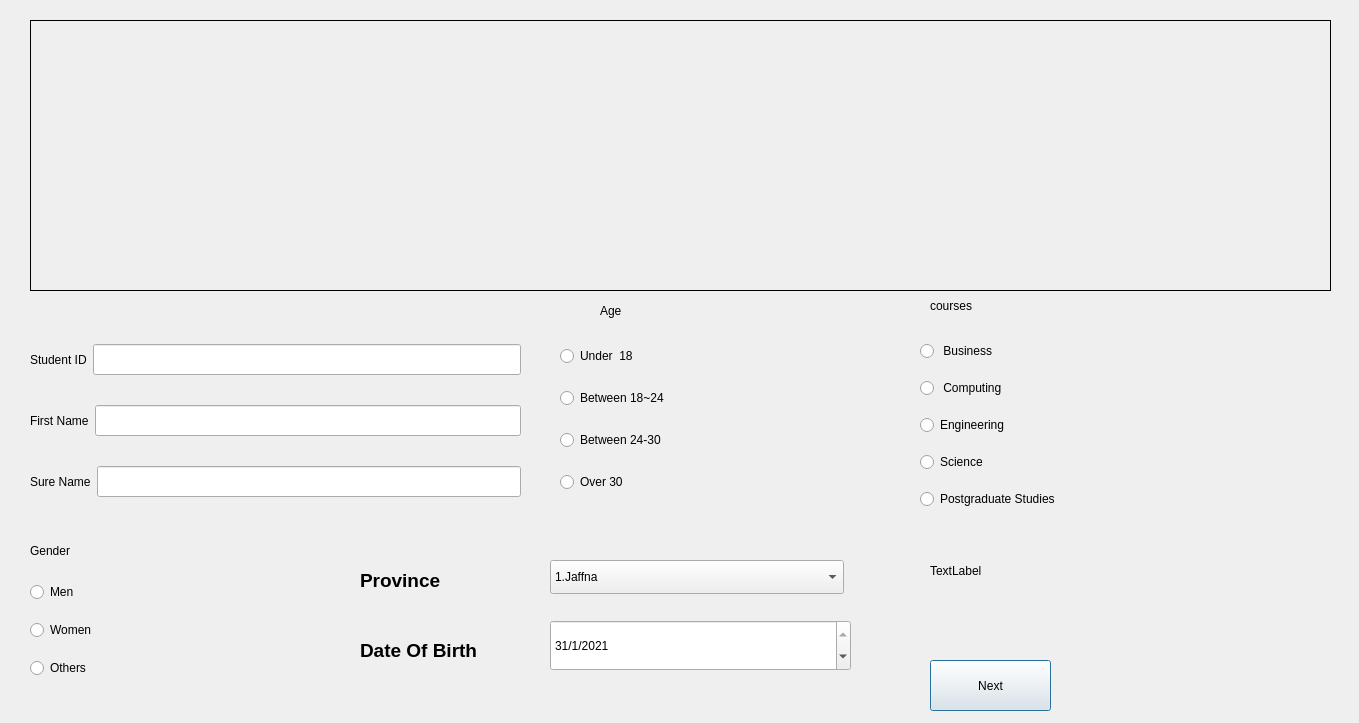
<?xml version="1.0" encoding="UTF-8"?>
<ui version="4.0">
 <class>UserDialog1</class>
 <widget class="QDialog" name="UserDialog1">
  <property name="geometry">
   <rect>
    <x>0</x>
    <y>0</y>
    <width>1359</width>
    <height>723</height>
   </rect>
  </property>
  <property name="sizePolicy">
   <sizepolicy hsizetype="Minimum" vsizetype="Minimum">
    <horstretch>0</horstretch>
    <verstretch>0</verstretch>
   </sizepolicy>
  </property>
  <property name="maximumSize">
   <size>
    <width>16777215</width>
    <height>16777215</height>
   </size>
  </property>
  <property name="windowTitle">
   <string>Dialog</string>
  </property>
  <property name="layoutDirection">
   <enum>Qt::LeftToRight</enum>
  </property>
  <widget class="QLabel" name="label_chooseVaccine">
   <property name="geometry">
    <rect>
     <x>30</x>
     <y>20</y>
     <width>1301</width>
     <height>271</height>
    </rect>
   </property>
   <property name="contextMenuPolicy">
    <enum>Qt::NoContextMenu</enum>
   </property>
   <property name="autoFillBackground">
    <bool>false</bool>
   </property>
   <property name="frameShape">
    <enum>QFrame::Box</enum>
   </property>
   <property name="text">
    <string/>
   </property>
   <property name="textFormat">
    <enum>Qt::AutoText</enum>
   </property>
   <property name="pixmap">
    <pixmap resource="Resource.qrc">:/img/sms.png</pixmap>
   </property>
  </widget>
  <widget class="QPushButton" name="pushButton_userNextPage">
   <property name="geometry">
    <rect>
     <x>930</x>
     <y>660</y>
     <width>121</width>
     <height>51</height>
    </rect>
   </property>
   <property name="styleSheet">
    <string notr="true">font: 75 14pt &quot;MS Shell Dlg 2&quot;;</string>
   </property>
   <property name="text">
    <string>Next</string>
   </property>
  </widget>
  <widget class="QLabel" name="label_userP1">
   <property name="geometry">
    <rect>
     <x>930</x>
     <y>550</y>
     <width>421</width>
     <height>41</height>
    </rect>
   </property>
   <property name="styleSheet">
    <string notr="true">font: 75 12pt &quot;MS Shell Dlg 2&quot;;</string>
   </property>
   <property name="text">
    <string>TextLabel</string>
   </property>
  </widget>
  <widget class="QComboBox" name="comboBox_Province">
   <property name="geometry">
    <rect>
     <x>550</x>
     <y>560</y>
     <width>294</width>
     <height>34</height>
    </rect>
   </property>
   <property name="maximumSize">
    <size>
     <width>294</width>
     <height>41</height>
    </size>
   </property>
   <property name="styleSheet">
    <string notr="true">font: 75 12pt &quot;MS Shell Dlg 2&quot;;
font: 75 14pt &quot;MS Shell Dlg 2&quot;;</string>
   </property>
   <property name="sizeAdjustPolicy">
    <enum>QComboBox::AdjustToContentsOnFirstShow</enum>
   </property>
   <item>
    <property name="text">
     <string>1.Jaffna</string>
    </property>
   </item>
   <item>
    <property name="text">
     <string>2.Kurunegala</string>
    </property>
   </item>
   <item>
    <property name="text">
     <string>3.Colombo</string>
    </property>
   </item>
   <item>
    <property name="text">
     <string>4.Anuradhapura</string>
    </property>
   </item>
   <item>
    <property name="text">
     <string>5.Kandy</string>
    </property>
   </item>
   <item>
    <property name="text">
     <string>6.Ratnapura</string>
    </property>
   </item>
   <item>
    <property name="text">
     <string>7.Trincomalee</string>
    </property>
   </item>
   <item>
    <property name="text">
     <string>8.Badulla</string>
    </property>
   </item>
   <item>
    <property name="text">
     <string>9.Galle</string>
    </property>
   </item>
  </widget>
  <widget class="QDateEdit" name="dateEdit">
   <property name="geometry">
    <rect>
     <x>550</x>
     <y>620</y>
     <width>301</width>
     <height>51</height>
    </rect>
   </property>
   <property name="whatsThis">
    <string>&lt;html&gt;&lt;head/&gt;&lt;body&gt;&lt;p&gt;&lt;br/&gt;&lt;/p&gt;&lt;/body&gt;&lt;/html&gt;</string>
   </property>
   <property name="layoutDirection">
    <enum>Qt::LeftToRight</enum>
   </property>
   <property name="autoFillBackground">
    <bool>true</bool>
   </property>
   <property name="styleSheet">
    <string notr="true">font: 75 14pt &quot;MS Shell Dlg 2&quot;;</string>
   </property>
   <property name="frame">
    <bool>true</bool>
   </property>
   <property name="keyboardTracking">
    <bool>true</bool>
   </property>
   <property name="time">
    <time>
     <hour>0</hour>
     <minute>0</minute>
     <second>0</second>
    </time>
   </property>
   <property name="minimumDateTime">
    <datetime>
     <hour>0</hour>
     <minute>0</minute>
     <second>0</second>
     <year>1900</year>
     <month>1</month>
     <day>1</day>
    </datetime>
   </property>
   <property name="maximumDate">
    <date>
     <year>2022</year>
     <month>12</month>
     <day>31</day>
    </date>
   </property>
   <property name="minimumDate">
    <date>
     <year>1900</year>
     <month>1</month>
     <day>1</day>
    </date>
   </property>
   <property name="minimumTime">
    <time>
     <hour>0</hour>
     <minute>0</minute>
     <second>0</second>
    </time>
   </property>
   <property name="currentSection">
    <enum>QDateTimeEdit::DaySection</enum>
   </property>
   <property name="displayFormat">
    <string>d/M/yyyy</string>
   </property>
   <property name="date">
    <date>
     <year>2021</year>
     <month>1</month>
     <day>31</day>
    </date>
   </property>
  </widget>
  <widget class="QWidget" name="layoutWidget">
   <property name="geometry">
    <rect>
     <x>920</x>
     <y>330</y>
     <width>471</width>
     <height>190</height>
    </rect>
   </property>
   <layout class="QVBoxLayout" name="verticalLayout_3">
    <item>
     <widget class="QRadioButton" name="radioButton_Business">
      <property name="styleSheet">
       <string notr="true">font: 75 14pt &quot;MS Shell Dlg 2&quot;;</string>
      </property>
      <property name="text">
       <string> Business</string>
      </property>
     </widget>
    </item>
    <item>
     <widget class="QRadioButton" name="radioButton_Computing">
      <property name="styleSheet">
       <string notr="true">font: 75 14pt &quot;MS Shell Dlg 2&quot;;</string>
      </property>
      <property name="text">
       <string> Computing</string>
      </property>
     </widget>
    </item>
    <item>
     <widget class="QRadioButton" name="radioButton_Engineering">
      <property name="styleSheet">
       <string notr="true">font: 75 14pt &quot;MS Shell Dlg 2&quot;;</string>
      </property>
      <property name="text">
       <string>Engineering</string>
      </property>
     </widget>
    </item>
    <item>
     <widget class="QRadioButton" name="radioButton_Science">
      <property name="styleSheet">
       <string notr="true">font: 75 14pt &quot;MS Shell Dlg 2&quot;;</string>
      </property>
      <property name="text">
       <string>Science</string>
      </property>
     </widget>
    </item>
    <item>
     <widget class="QRadioButton" name="radioButton_Postgraduate">
      <property name="styleSheet">
       <string notr="true">font: 75 14pt &quot;MS Shell Dlg 2&quot;;</string>
      </property>
      <property name="text">
       <string>Postgraduate Studies</string>
      </property>
     </widget>
    </item>
   </layout>
  </widget>
  <widget class="QWidget" name="layoutWidget">
   <property name="geometry">
    <rect>
     <x>560</x>
     <y>330</y>
     <width>331</width>
     <height>181</height>
    </rect>
   </property>
   <layout class="QVBoxLayout" name="verticalLayout">
    <item>
     <widget class="QRadioButton" name="radioButton_under18">
      <property name="styleSheet">
       <string notr="true">font: 75 14pt &quot;MS Shell Dlg 2&quot;;</string>
      </property>
      <property name="text">
       <string>Under  18</string>
      </property>
     </widget>
    </item>
    <item>
     <widget class="QRadioButton" name="radioButton_over18">
      <property name="styleSheet">
       <string notr="true">font: 75 14pt &quot;MS Shell Dlg 2&quot;;</string>
      </property>
      <property name="text">
       <string>Between 18~24</string>
      </property>
     </widget>
    </item>
    <item>
     <widget class="QRadioButton" name="radioButton_over50">
      <property name="styleSheet">
       <string notr="true">font: 75 14pt &quot;MS Shell Dlg 2&quot;;</string>
      </property>
      <property name="text">
       <string>Between 24-30</string>
      </property>
     </widget>
    </item>
    <item>
     <widget class="QRadioButton" name="radioButton_over65">
      <property name="styleSheet">
       <string notr="true">font: 75 14pt &quot;MS Shell Dlg 2&quot;;</string>
      </property>
      <property name="text">
       <string>Over 30</string>
      </property>
     </widget>
    </item>
   </layout>
  </widget>
  <widget class="QWidget" name="layoutWidget">
   <property name="geometry">
    <rect>
     <x>30</x>
     <y>570</y>
     <width>311</width>
     <height>121</height>
    </rect>
   </property>
   <layout class="QVBoxLayout" name="verticalLayout_2">
    <item>
     <widget class="QRadioButton" name="radioButton_Men">
      <property name="styleSheet">
       <string notr="true">font: 75 14pt &quot;MS Shell Dlg 2&quot;;</string>
      </property>
      <property name="text">
       <string>Men</string>
      </property>
     </widget>
    </item>
    <item>
     <widget class="QRadioButton" name="radioButton_Women">
      <property name="styleSheet">
       <string notr="true">font: 75 14pt &quot;MS Shell Dlg 2&quot;;</string>
      </property>
      <property name="text">
       <string>Women</string>
      </property>
     </widget>
    </item>
    <item>
     <widget class="QRadioButton" name="radioButton_others">
      <property name="styleSheet">
       <string notr="true">font: 75 14pt &quot;MS Shell Dlg 2&quot;;</string>
      </property>
      <property name="text">
       <string>Others</string>
      </property>
     </widget>
    </item>
   </layout>
  </widget>
  <widget class="QLabel" name="label_courses">
   <property name="geometry">
    <rect>
     <x>930</x>
     <y>280</y>
     <width>211</width>
     <height>51</height>
    </rect>
   </property>
   <property name="styleSheet">
    <string notr="true">font: 75 14pt &quot;MS Shell Dlg 2&quot;;</string>
   </property>
   <property name="text">
    <string>courses</string>
   </property>
  </widget>
  <widget class="QLabel" name="label_gender">
   <property name="geometry">
    <rect>
     <x>30</x>
     <y>530</y>
     <width>161</width>
     <height>41</height>
    </rect>
   </property>
   <property name="styleSheet">
    <string notr="true">font: 75 14pt &quot;MS Shell Dlg 2&quot;;</string>
   </property>
   <property name="text">
    <string>Gender</string>
   </property>
  </widget>
  <widget class="QLabel" name="label_age">
   <property name="geometry">
    <rect>
     <x>600</x>
     <y>290</y>
     <width>121</width>
     <height>41</height>
    </rect>
   </property>
   <property name="styleSheet">
    <string notr="true">font: 75 14pt &quot;MS Shell Dlg 2&quot;;</string>
   </property>
   <property name="text">
    <string>Age</string>
   </property>
  </widget>
  <widget class="QLabel" name="label">
   <property name="geometry">
    <rect>
     <x>360</x>
     <y>630</y>
     <width>181</width>
     <height>41</height>
    </rect>
   </property>
   <property name="font">
    <font>
     <pointsize>14</pointsize>
     <weight>75</weight>
     <bold>true</bold>
    </font>
   </property>
   <property name="text">
    <string>Date Of Birth</string>
   </property>
  </widget>
  <widget class="QWidget" name="layoutWidget">
   <property name="geometry">
    <rect>
     <x>30</x>
     <y>320</y>
     <width>491</width>
     <height>201</height>
    </rect>
   </property>
   <layout class="QVBoxLayout" name="verticalLayout_4">
    <item>
     <layout class="QHBoxLayout" name="horizontalLayout">
      <item>
       <widget class="QLabel" name="label_in_number">
        <property name="styleSheet">
         <string notr="true">font: 75 14pt &quot;MS Shell Dlg 2&quot;;</string>
        </property>
        <property name="text">
         <string>Student ID</string>
        </property>
       </widget>
      </item>
      <item>
       <widget class="QLineEdit" name="lineEdit_studentid">
        <property name="font">
         <font>
          <pointsize>14</pointsize>
          <weight>75</weight>
          <bold>true</bold>
         </font>
        </property>
       </widget>
      </item>
     </layout>
    </item>
    <item>
     <layout class="QHBoxLayout" name="horizontalLayout_2">
      <item>
       <widget class="QLabel" name="label_fName">
        <property name="styleSheet">
         <string notr="true">font: 75 14pt &quot;MS Shell Dlg 2&quot;;</string>
        </property>
        <property name="text">
         <string>First Name</string>
        </property>
       </widget>
      </item>
      <item>
       <widget class="QLineEdit" name="lineEdit_fName">
        <property name="font">
         <font>
          <pointsize>14</pointsize>
          <weight>75</weight>
          <bold>true</bold>
         </font>
        </property>
       </widget>
      </item>
     </layout>
    </item>
    <item>
     <layout class="QHBoxLayout" name="horizontalLayout_3">
      <item>
       <widget class="QLabel" name="label_lName">
        <property name="styleSheet">
         <string notr="true">font: 75 14pt &quot;MS Shell Dlg 2&quot;;</string>
        </property>
        <property name="text">
         <string>Sure Name</string>
        </property>
       </widget>
      </item>
      <item>
       <widget class="QLineEdit" name="lineEdit_lName">
        <property name="font">
         <font>
          <pointsize>14</pointsize>
          <weight>75</weight>
          <bold>true</bold>
         </font>
        </property>
       </widget>
      </item>
     </layout>
    </item>
   </layout>
  </widget>
  <widget class="QLabel" name="label_2">
   <property name="geometry">
    <rect>
     <x>360</x>
     <y>560</y>
     <width>181</width>
     <height>41</height>
    </rect>
   </property>
   <property name="font">
    <font>
     <pointsize>14</pointsize>
     <weight>75</weight>
     <bold>true</bold>
    </font>
   </property>
   <property name="text">
    <string>Province</string>
   </property>
  </widget>
 </widget>
 <resources>
  <include location="Resource.qrc"/>
 </resources>
 <connections/>
</ui>
